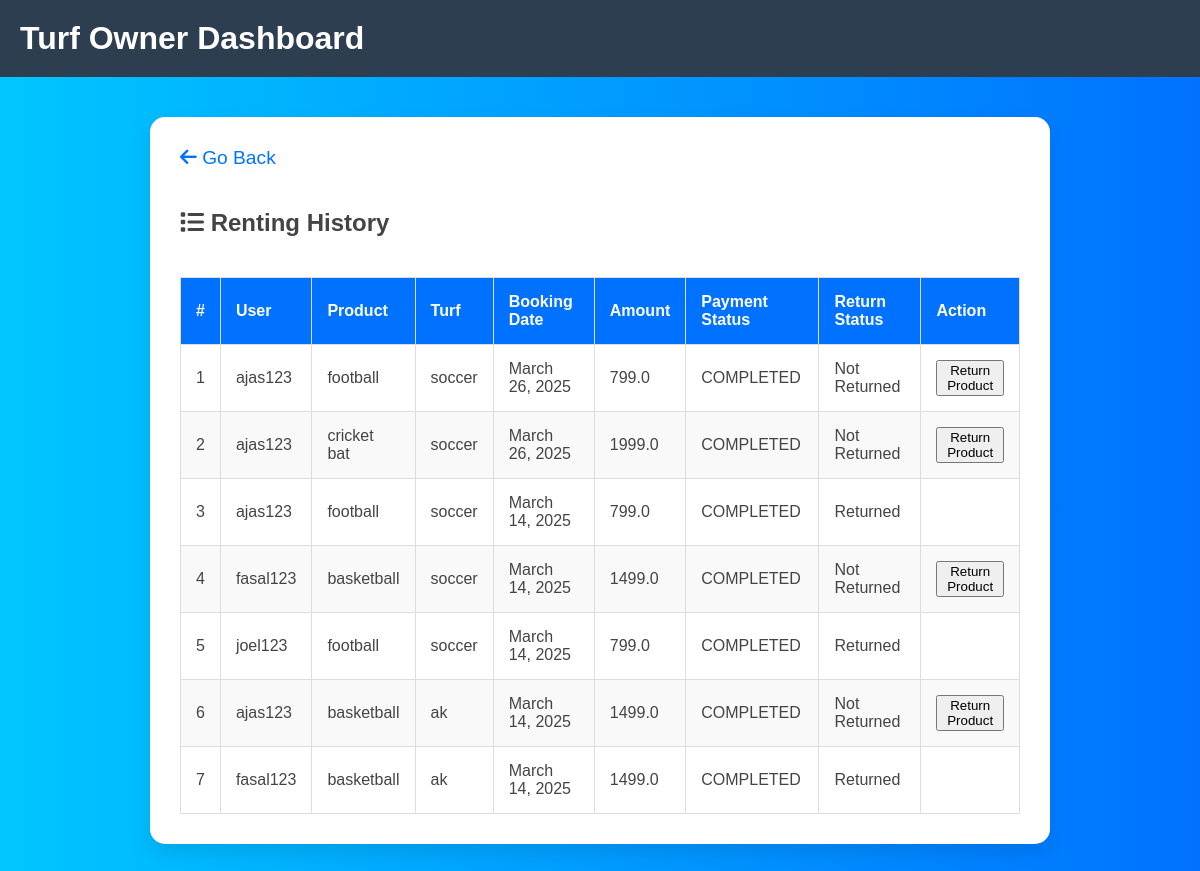
Screenshot of /turfapp/renting-history/ (signed in) with the database file from the repository.
### publicapp/models.py (models this page shows)
class RentProduct(models.Model):
    user = models.ForeignKey(Userprofile, on_delete=models.CASCADE,blank=True, null=True)
    turf = models.ForeignKey(Turf, on_delete=models.CASCADE,blank=True, null=True)
    product = models.ForeignKey(Product, on_delete=models.CASCADE,blank=True, null=True)
    booking_date = models.DateField(blank=True, null=True)
    payment_status = models.CharField(max_length=50, choices=[('PENDING', 'Pending'), ('COMPLETED', 'Completed')], default='PENDING',blank=True, null=True)
    amount = models.FloatField(blank=True, null=True)
    isreturn=models.BooleanField(blank=True, null=True,default=False)
    status =models.CharField(max_length=50,default=True)
    is_active = models.BooleanField(null=False, blank=True, default=True)
    created_at = models.DateTimeField(auto_now_add=True,blank=True, null=True)
    updated_at = models.DateTimeField(auto_now=True,blank=True, null=True)

### userapp/models.py (models this page shows)
class Userprofile(AbstractUser):
    user_type=models.CharField( max_length=50,null=False,blank=False,choices=USER_TYPE_CHOICES)
    status = models.CharField(max_length=20, null=True, choices=STATUS_CHOICE)
    is_active = models.BooleanField(null=False,blank=True,default=True)
    created=models.DateTimeField(auto_now=True)
    updated=models.DateTimeField(auto_now=True)
    groups = models.ManyToManyField( 'auth.Group', related_name='userprofile_groups', blank=True)
    user_permissions = models.ManyToManyField('auth.Permission', related_name='userprofile_permissions', blank=True)

### turfapp/models.py (models this page shows)
class Product(models.Model):
        Ownerid = models.ForeignKey(Userprofile, on_delete=models.CASCADE, blank=True, null=True)
        turfid = models.ForeignKey(Turf, on_delete=models.CASCADE, blank=True, null=True)
        productname=models.CharField(max_length=250,null=True,blank=True)
        category=models.CharField(max_length=250,null=True,blank=True)
        description=models.CharField(max_length=250,null=True,blank=True)
        image=models.ImageField(upload_to="images/",null=True,blank=True)
        price=models.FloatField(null=True,blank=True)
        quantity=models.CharField(max_length=250,null=True,blank=True)
        availablequantity=models.CharField(max_length=250,null=True,blank=True)
        status =models.CharField(max_length=50,default=True)
        is_active = models.BooleanField(null=False, blank=True, default=True)
        created_at = models.DateTimeField(auto_now=True)
        updated_at= models.DateTimeField(auto_now=True)

class Turf(models.Model):
        Ownername = models.ForeignKey(Userprofile, on_delete=models.CASCADE, blank=True, null=True)
        turfname=models.CharField(max_length=250,null=True,blank=True)
        phone=models.CharField(max_length=250,null=True,blank=True)
        image=models.ImageField(upload_to="images/",null=True,blank=True)
        email=models.EmailField(null=True,blank=True)
        address=models.CharField(max_length=1000,null=True,blank=True)
        location=models.CharField(max_length=1000,null=True,blank=True)
        rent=models.FloatField(null=True,blank=True)
        opentime=models.CharField(max_length=1000,null=True,blank=True)
        closingtime=models.CharField(max_length=1000,null=True,blank=True)
        status =models.CharField(max_length=50,default=True)
        is_active = models.BooleanField(null=False, blank=True, default=True)
        created_at = models.DateTimeField(auto_now=True)
        updated_at= models.DateTimeField(auto_now=True)

### turfapp/views.py (the view)
# urls.py: path('renting-history/', TurfOwnerRentingHistoryView.as_view(), name='renting_history'),
class TurfOwnerRentingHistoryView(View):
    def get(self, request):
        owner_id = request.session.get('user_id')  # Get the current logged-in owner's user ID
        owner_turfs = Turf.objects.filter(Ownername_id=owner_id)  # Get the turfs owned by the owner
        rented_products = RentProduct.objects.filter(turf__in=owner_turfs).select_related('user', 'product', 'turf').order_by('-booking_date')
        return render(request, 'turf/rentinghistory.html', {'rented_products': rented_products})

### templates/turf/rentinghistory.html (shortened to what this page needs)
{% load static %}
<!DOCTYPE html>
<html lang="en">
<head>
    <link rel="stylesheet" href="{% static 'turfcss/style.css' %}">
    <link rel="stylesheet" href="{% static 'turfcss/turfhome.css' %}">
    <link rel="stylesheet" href="https://cdnjs.cloudflare.com/ajax/libs/font-awesome/6.0.0/css/all.min.css">
</head>
<body>
    <header class="header">
        <div class="logo">
            <h1>Turf Owner Dashboard</h1>
        </div>
    </header>
    <div class="container" style="max-width: 70%;">
        <a href="{% url 'turfapp:loadturf' %}" class="back-arrow">
            <i class="fas fa-arrow-left"></i> Go Back
        </a>
        <h2><i class="fas fa-list"></i> Renting History</h2>
        <div class="table-container">
            <table>
                <thead>
                    <tr>
                        <th>#</th>
                        <th>User</th>
                        <th>Product</th>
                        <th>Turf</th>
                        <th>Booking Date</th>
                        <th>Amount</th>
                        <th>Payment Status</th>
                        <th>Return Status</th>
                        <th>Action</th>
                    </tr>
                </thead>
                <tbody>
                    {% for rent in rented_products %}
                    <tr>
                        <td>{{ forloop.counter }}</td>
                        <td>{{ rent.user.username }}</td>
                        <td>{{ rent.product.productname }}</td>
                        <td>{{ rent.turf.turfname }}</td>
                        <td>{{ rent.booking_date }}</td>
                        <td>{{ rent.amount }}</td>
                        <td>{{ rent.payment_status }}</td>
                        <td>{{ rent.isreturn|yesno:"Returned,Not Returned" }}</td>
                        <td>
                            {% if not rent.isreturn %}
                            <form action="{% url 'turfapp:return_product' rent.id %}" method="post">
                                <button type="submit">Return Product</button>
                            </form>
                            {% endif %}
                        </td>
                    </tr>
                    {% empty %}
                    <tr>
                        <td colspan="9">No renting history found.</td>
                    </tr>
                    {% endfor %}
                </tbody>
            </table>
        </div>
    </div>
</body>
</html>

### static/turfcss/style.css (style rules this page uses)
body { font-family: 'Arial', sans-serif; margin: 0; padding: 0; background: linear-gradient(to right, #00c6ff, #0072ff); color: #444; }
.container { max-width: 400px; margin: 40px auto; background: white; padding: 30px; border-radius: 15px; box-shadow: 0 8px 20px rgba(0, 0, 0, 0.1); animation: fadeIn 1s ease-in-out; }
.back-arrow { display: inline-block; margin-bottom: 20px; font-size: 1.2em; color: #0072ff; text-decoration: none; transition: color 0.3s; }
.table-container { width: 100%; overflow-x: auto; }
table { width: 100%; border-collapse: collapse; margin-top: 20px; font-size: 1em; }
table thead { background-color: #0072ff; color: white; }
table th, table td { padding: 15px; text-align: left; border: 1px solid #ddd; }
table tbody tr:nth-child(even) { background-color: #f9f9f9; }

### static/turfcss/turfhome.css (style rules this page uses)
body { font-family: 'Arial', sans-serif; margin: 0; padding: 0; background-color: #f4f4f9; }
.header { display: flex; justify-content: space-between; align-items: center; padding: 20px; background-color: #2c3e50; color: white; }
.logo h1 { margin: 0; }
* { text-decoration:none ; }
body { font-family: Arial, sans-serif; margin: 0; padding: 0; background-color: #f4f4f4; }

### rows the page displays
RentProduct: user.username "ajas123", product.productname "football", turf.turfname "soccer", booking_date "March 26, 2025", amount "799.0", payment_status "COMPLETED", isreturn "Not Returned", shows "Return Product"
RentProduct: user.username "ajas123", product.productname "cricket bat", turf.turfname "soccer", booking_date "March 26, 2025", amount "1999.0", payment_status "COMPLETED", isreturn "Not Returned", shows "Return Product"
RentProduct: user.username "ajas123", product.productname "football", turf.turfname "soccer", booking_date "March 14, 2025", amount "799.0", payment_status "COMPLETED", isreturn "Returned"
RentProduct: user.username "fasal123", product.productname "basketball", turf.turfname "soccer", booking_date "March 14, 2025", amount "1499.0", payment_status "COMPLETED", isreturn "Not Returned", shows "Return Product"
RentProduct: user.username "joel123", product.productname "football", turf.turfname "soccer", booking_date "March 14, 2025", amount "799.0", payment_status "COMPLETED", isreturn "Returned"
RentProduct: user.username "ajas123", product.productname "basketball", turf.turfname "ak", booking_date "March 14, 2025", amount "1499.0", payment_status "COMPLETED", isreturn "Not Returned", shows "Return Product"
RentProduct: user.username "fasal123", product.productname "basketball", turf.turfname "ak", booking_date "March 14, 2025", amount "1499.0", payment_status "COMPLETED", isreturn "Returned"
